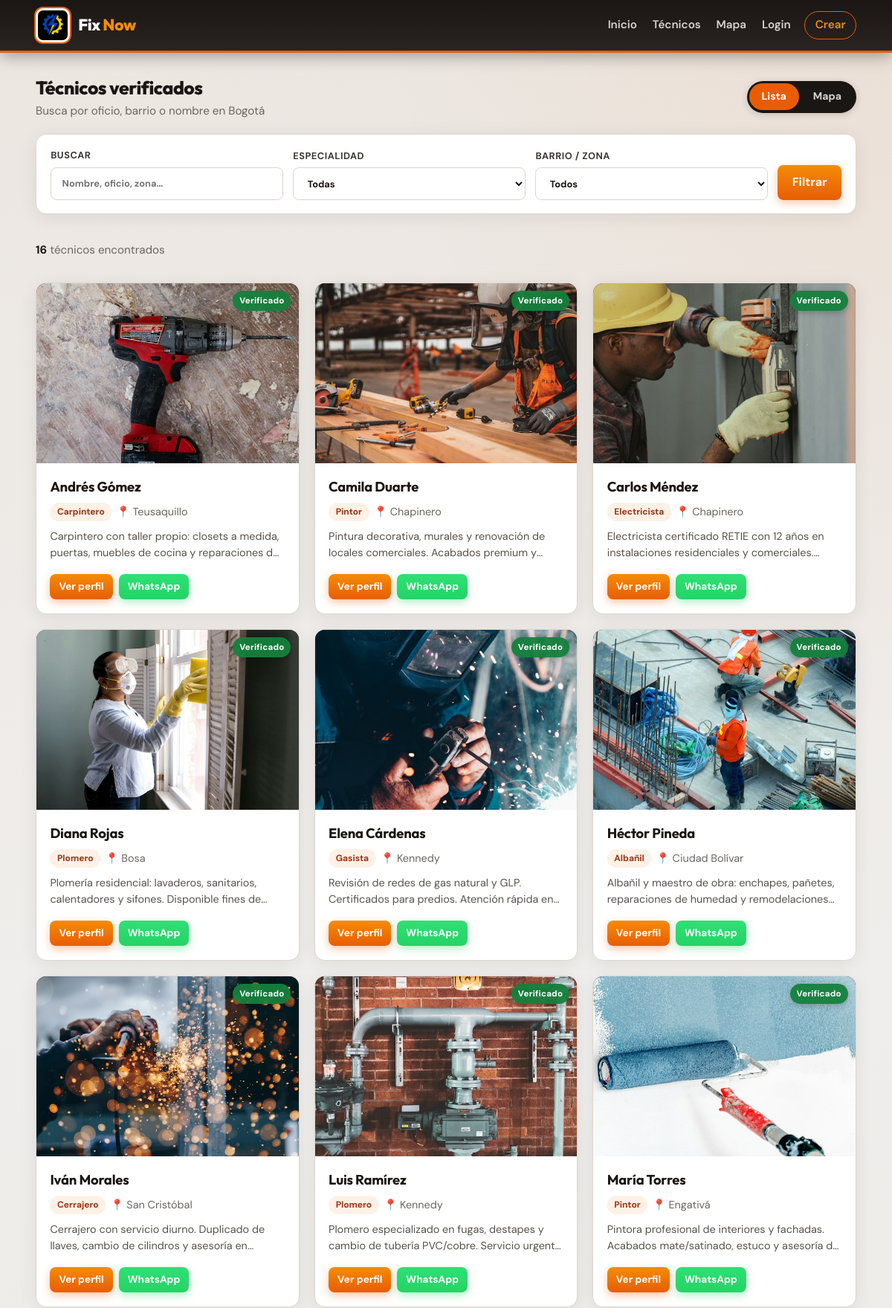
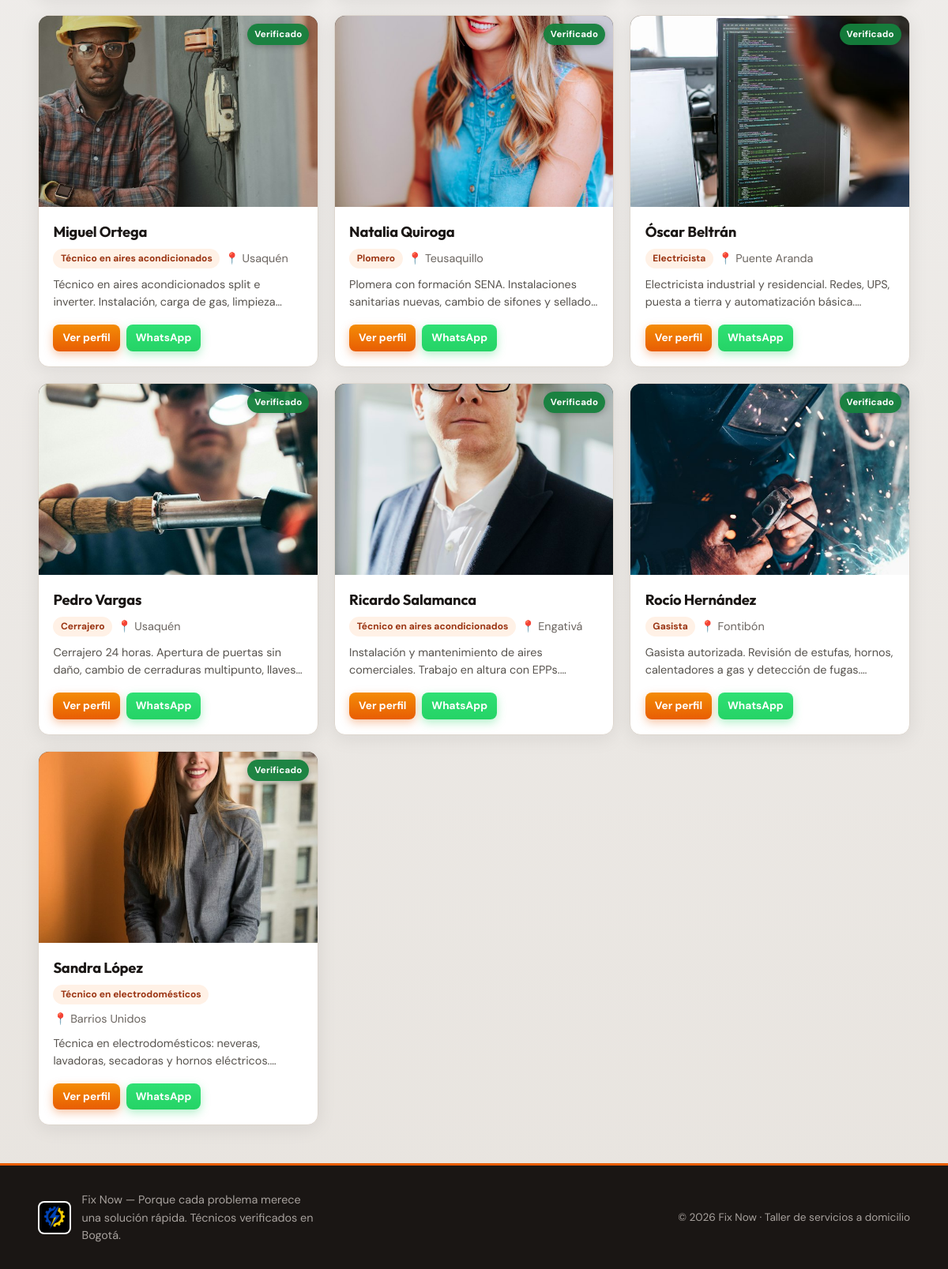
The app's page /tecnicos.php with its own data (2 pictures, top to bottom).
### tables this page shows
CREATE TABLE tecnico (
    id_tecnico INT AUTO_INCREMENT PRIMARY KEY,
    nombre VARCHAR(100) NOT NULL,
    apellido VARCHAR(100) NOT NULL,
    cedula VARCHAR(20) NOT NULL,
    id_especialidad INT NOT NULL,
    id_barrio INT NOT NULL,
    telefono VARCHAR(20) NOT NULL,
    correo VARCHAR(150) DEFAULT NULL,
    password_hash VARCHAR(255) DEFAULT NULL,
    descripcion TEXT,
    foto_url VARCHAR(255) DEFAULT NULL,
    latitud DECIMAL(10,7) DEFAULT NULL,
    longitud DECIMAL(10,7) DEFAULT NULL,
    verificado TINYINT(1) NOT NULL DEFAULT 0,
    fecha_registro DATE NOT NULL,
    UNIQUE KEY uq_tecnico_cedula (cedula),
    UNIQUE KEY uq_tecnico_correo (correo),
    CONSTRAINT fk_tecnico_especialidad FOREIGN KEY (id_especialidad) REFERENCES especialidad(id_especialidad) ON DELETE RESTRICT ON UPDATE CASCADE,
    CONSTRAINT fk_tecnico_barrio FOREIGN KEY (id_barrio) REFERENCES barrio(id_barrio) ON DELETE RESTRICT ON UPDATE CASCADE
);

CREATE TABLE especialidad (
    id_especialidad INT AUTO_INCREMENT PRIMARY KEY,
    nombre VARCHAR(100) NOT NULL
);

CREATE TABLE barrio (
    id_barrio INT AUTO_INCREMENT PRIMARY KEY,
    nombre VARCHAR(100) NOT NULL
);

### includes/funciones.php (called while the page is built, shortened)
<?php
require_once __DIR__ . '/cache.php';
function e(?string $texto): string
{
    return htmlspecialchars($texto ?? '', ENT_QUOTES, 'UTF-8');
}
function obtenerTecnicosPublicos(mysqli $db, int $idEsp, int $idBarrio, string $q): array
{
    $key = cacheTecnicosListaKey($idEsp, $idBarrio, $q);
    $cached = cacheGet($key);
    $sql = 'SELECT t.id_tecnico, t.nombre, t.apellido, t.descripcion, t.foto_url, t.telefono,
                   e.nombre AS especialidad, b.nombre AS barrio
            FROM tecnico t
            INNER JOIN especialidad e ON e.id_especialidad = t.id_especialidad
            INNER JOIN barrio b ON b.id_barrio = t.id_barrio
            WHERE t.verificado = 1';
    $types = '';
    $sql .= ' ORDER BY t.nombre, t.apellido';
    $rows = [];
    $stmt = $db->prepare($sql);
    if ($stmt) {
        $stmt->execute();
        $result = $stmt->get_result();
        while ($row = $result->fetch_assoc()) {
            $rows[] = $row;
        }
    }
    return $rows;
}

### includes/cache.php (called while the page is built, shortened)
<?php
function cacheDir(): string
{
    return CACHE_DIR;
}
function cachePath(string $key): string
{
    $safe = preg_replace('/[^a-zA-Z0-9._-]+/', '_', $key) ?: 'key';
    return cacheDir() . '/' . $safe . '.cache';
}
function cacheGet(string $key): mixed
{
    $path = cachePath($key);
    if (!is_file($path)) {
        return null;
    }
    $raw = @file_get_contents($path);
    $payload = @unserialize($raw, ['allowed_classes' => false]);
    return $payload['data'];
}
function cacheSet(string $key, mixed $data, int $ttl = CACHE_TTL_DEFAULT): void
{
    $path = cachePath($key);
    $payload = serialize([
        'expires' => time() + max(1, $ttl),
        'data' => $data,
    ]);
    $tmp = $path . '.' . bin2hex(random_bytes(4)) . '.tmp';
}
function cacheTecnicosListaKey(int $idEsp, int $idBarrio, string $q): string
{
    $qNorm = mb_strtolower(trim($q));
    return 'tecnicos_lista_' . $idEsp . '_' . $idBarrio . '_' . ($qNorm === '' ? 'all' : md5($qNorm));
}

### tecnicos.php (the view, shortened to what this page needs)
<?php
require_once __DIR__ . '/includes/funciones.php';
$q = trim($_GET['q'] ?? '');
$id_especialidad = (int) ($_GET['especialidad'] ?? 0);
$id_barrio = (int) ($_GET['barrio'] ?? 0);
$tecnicos = obtenerTecnicosPublicos($conexion, $id_especialidad, $id_barrio, $q);
$total = count($tecnicos);
$hay_filtros = $q !== '' || $id_especialidad > 0 || $id_barrio > 0;
require __DIR__ . '/includes/header.php';
?>
<div class="container">
    <div class="section-head section-head--views">
        <div>
            <h1 class="section-title">Técnicos verificados</h1>
            <p class="section-sub">Busca por oficio, barrio o nombre en Bogotá</p>
        </div>
        <div class="view-toggle" role="navigation" aria-label="Vista de técnicos">
            <a class="view-toggle-btn is-active" href="/FixNow/tecnicos.php<?= $hay_filtros ? '?' . http_build_query(array_filter(['q' => $q, 'especialidad' => $id_especialidad ?: null, 'barrio' => $id_barrio ?: null])) : '' ?>" aria-current="page">Lista</a>
            <a class="view-toggle-btn" href="/FixNow/tecnicosmap.php<?= $hay_filtros ? '?' . http_build_query(array_filter(['q' => $q, 'especialidad' => $id_especialidad ?: null, 'barrio' => $id_barrio ?: null])) : '' ?>">Mapa</a>
        </div>
    </div>
    <form class="filtros" method="get" action="" role="search">
        <div class="campo">
            <label>Buscar
                <input type="search" name="q" value="<?= e($q) ?>" placeholder="Nombre, oficio, zona…" autocomplete="off">
            </label>
        </div>
        <div class="campo">
            <label>Especialidad
                <select name="especialidad">
                    <option value="0">Todas</option>
                </select>
            </label>
        </div>
        <div class="campo">
            <label>Barrio / zona
                <select name="barrio">
                    <option value="0">Todos</option>
                </select>
            </label>
        </div>
        <div class="filtros-actions">
            <button type="submit" class="btn btn-primary">Filtrar</button>
        </div>
    </form>
    <div class="resultados-bar">
        <p>
            <?php if ($total === 0): ?>
                Sin resultados
            <?php elseif ($total === 1): ?>
                <strong>1</strong> técnico encontrado
            <?php else: ?>
                <strong><?= $total ?></strong> técnicos encontrados
            <?php endif; ?>
        </p>
    </div>
    <?php if (empty($tecnicos)): ?>
        <div class="empty">
            <strong>No hay coincidencias</strong>
            Prueba otra especialidad, barrio o término de búsqueda.
            <div style="margin-top:1rem">
                <a class="btn btn-primary" href="/FixNow/tecnicos.php">Ver todos los técnicos</a>
            </div>
        </div>
    <?php else: ?>
        <div class="grid-tecnicos">
            <?php foreach ($tecnicos as $t): ?>
                <?php $mostrar_wa = true; require __DIR__ . '/includes/card_tecnico.php'; ?>
            <?php endforeach; ?>
        </div>
    <?php endif; ?>
</div>
<?php require __DIR__ . '/includes/footer.php'; ?>

### includes/card_tecnico.php
<?php
$iniciales = mb_strtoupper(mb_substr($t['nombre'], 0, 1) . mb_substr($t['apellido'], 0, 1));
$mostrar_wa = $mostrar_wa ?? false;
?>
<article class="card-tecnico">
    <div class="card-foto">
        <?php if (!empty($t['foto_url'])): ?>
            <img src="<?= e($t['foto_url']) ?>" alt="<?= e($t['nombre'] . ' ' . $t['apellido']) ?>" loading="lazy">
        <?php else: ?>
            <div class="avatar-fallback"><?= e($iniciales) ?></div>
        <?php endif; ?>
        <span class="card-badge-check">Verificado</span>
    </div>
    <div class="card-body">
        <h3><?= e($t['nombre'] . ' ' . $t['apellido']) ?></h3>
        <div class="card-meta-row">
            <span class="badge"><?= e($t['especialidad']) ?></span>
            <span class="meta meta-loc">📍 <?= e($t['barrio']) ?></span>
        </div>
        <p class="card-desc"><?= e($t['descripcion'] ?? '') ?></p>
        <div class="card-actions">
            <a class="btn btn-primary btn-sm" href="/FixNow/tecnico.php?id=<?= (int) $t['id_tecnico'] ?>">Ver perfil</a>
            <?php if ($mostrar_wa): ?>
                <a class="btn btn-whatsapp btn-sm" href="/FixNow/tecnico.php?id=<?= (int) $t['id_tecnico'] ?>&amp;wa=1">WhatsApp</a>
            <?php endif; ?>
        </div>
    </div>
</article>

### records on screen
tecnico: foto_url (picture), nombre+apellido "Andrés Gómez", id_especialidad.nombre "Carpintero", id_barrio.nombre "Teusaquillo", descripcion "Carpintero con taller propio: closets a medida, puertas, muebles de cocina y reparaciones…"
tecnico: foto_url (picture), nombre+apellido "Camila Duarte", id_especialidad.nombre "Pintor", id_barrio.nombre "Chapinero", descripcion "Pintura decorativa, murales y renovación de locales comerciales. Acabados premium…"
tecnico: foto_url (picture), nombre+apellido "Carlos Méndez", id_especialidad.nombre "Electricista", id_barrio.nombre "Chapinero", descripcion "Electricista certificado RETIE con 12 años en instalaciones residenciales y…"
tecnico: foto_url (picture), nombre+apellido "Diana Rojas", id_especialidad.nombre "Plomero", id_barrio.nombre "Bosa", descripcion "Plomería residencial: lavaderos, sanitarios, calentadores y sifones. Disponible fines…"
tecnico: foto_url (picture), nombre+apellido "Elena Cárdenas", id_especialidad.nombre "Gasista", id_barrio.nombre "Kennedy", descripcion "Revisión de redes de gas natural y GLP. Certificados para predios. Atención rápida…"
tecnico: foto_url (picture), nombre+apellido "Héctor Pineda", id_especialidad.nombre "Albañil", id_barrio.nombre "Ciudad Bolívar", descripcion "Albañil y maestro de obra: enchapes, pañetes, reparaciones de humedad y…"
tecnico: foto_url (picture), nombre+apellido "Iván Morales", id_especialidad.nombre "Cerrajero", id_barrio.nombre "San Cristóbal", descripcion "Cerrajero con servicio diurno. Duplicado de llaves, cambio de cilindros y asesoría…"
tecnico: foto_url (picture), nombre+apellido "Luis Ramírez", id_especialidad.nombre "Plomero", id_barrio.nombre "Kennedy", descripcion "Plomero especializado en fugas, destapes y cambio de tubería PVC/cobre. Servicio…"
tecnico: foto_url (picture), nombre+apellido "María Torres", id_especialidad.nombre "Pintor", id_barrio.nombre "Engativá", descripcion "Pintora profesional de interiores y fachadas. Acabados mate/satinado, estuco y asesoría…"
tecnico: foto_url (picture), nombre+apellido "Miguel Ortega", id_especialidad.nombre "Técnico en aires acondicionados", id_barrio.nombre "Usaquén", descripcion "Técnico en aires acondicionados split e inverter. Instalación, carga de gas,…"
tecnico: foto_url (picture), nombre+apellido "Natalia Quiroga", id_especialidad.nombre "Plomero", id_barrio.nombre "Teusaquillo", descripcion "Plomera con formación SENA. Instalaciones sanitarias nuevas, cambio de sifones y…"
tecnico: foto_url (picture), nombre+apellido "Óscar Beltrán", id_especialidad.nombre "Electricista", id_barrio.nombre "Puente Aranda", descripcion "Electricista industrial y residencial. Redes, UPS, puesta a tierra y automatización…"
tecnico: foto_url (picture), nombre+apellido "Pedro Vargas", id_especialidad.nombre "Cerrajero", id_barrio.nombre "Usaquén", descripcion "Cerrajero 24 horas. Apertura de puertas sin daño, cambio de cerraduras multipunto,…"
tecnico: foto_url (picture), nombre+apellido "Ricardo Salamanca", id_especialidad.nombre "Técnico en aires acondicionados", id_barrio.nombre "Engativá", descripcion "Instalación y mantenimiento de aires comerciales. Trabajo en altura con…"
tecnico: foto_url (picture), nombre+apellido "Rocío Hernández", id_especialidad.nombre "Gasista", id_barrio.nombre "Fontibón", descripcion "Gasista autorizada. Revisión de estufas, hornos, calentadores a gas y detección de…"
tecnico: foto_url (picture), nombre+apellido "Sandra López", id_especialidad.nombre "Técnico en electrodomésticos", id_barrio.nombre "Barrios Unidos", descripcion "Técnica en electrodomésticos: neveras, lavadoras, secadoras y hornos…"

### other values on screen
$total "16"
